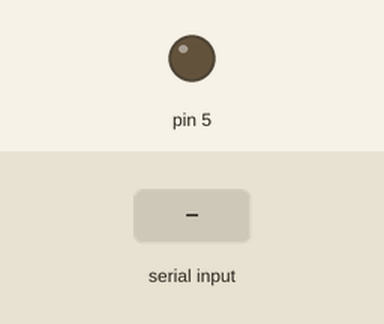
The sketch below on a simulated Arduino Uno, built with avr-gcc and run on an emulated ATmega328P. On the bench: output pins drawn as LEDs (lit = HIGH). Inputs (shaded band) come from the test bench.

Above: at 1.2 s.
1.3 s: "1" received over Serial
At 2.2 s:
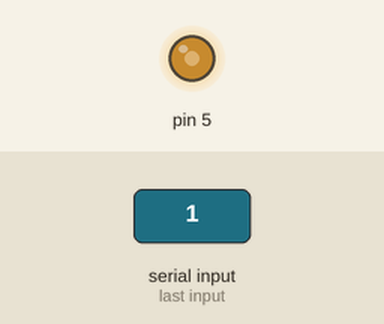
2.8 s: "4" received over Serial
At 3.3 s:
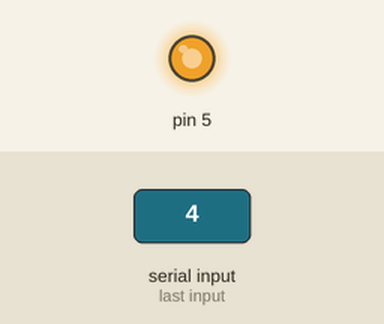
Timing chart, 0 to 5.8 s (numbered marks = the images above; inputs shaded):
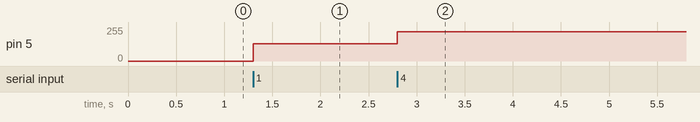

Measured:
- after the input at 1.3 s, pin 5: 0/255 → 130/255 at once
- after the input at 2.8 s, pin 5: 130/255 → 220/255 at once

The sketch:

Micro_Controller.ino
```cpp
int x;
void setup() {
  Serial.begin(9600);  // initiate the serial transmission
  }

void loop() {
  if(Serial.available() > 0)
  {
    x=Serial.read();
  }

  if (x == '1'){
    analogWrite(5,130);
  }
  else if (x == '2'){
    analogWrite(5,160);
  }
  else if (x == '3'){
    analogWrite(5,190);
  }
  else if (x == '4'){
    analogWrite(5,220);
  }
  else if (x == '5'){
    analogWrite(5,255);
  }
  else if (x == '0'){
    analogWrite(5,0);
  }
  }
```
